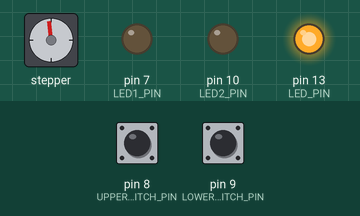
Bench run of a sketch on a simulated Arduino Uno, built with avr-gcc and run on an emulated ATmega328P. On the bench: stepper motor, output pins drawn as LEDs (lit = HIGH). Wiring (inferred from the names in the program): stepper motor driver (4800 steps per turn assumed): step pin 2; direction pin 3; enable pin 6. Dashed ring = blinking. Inputs (shaded band) come from the test bench; at power-on: pin 8 (UPPER_LIMIT_SWITCH_PIN) LOW, pin 9 (LOWER_LIMIT_SWITCH_PIN) LOW. Pins used as bus, display or sensor lines are not drawn.

Above: at 1.2 s.
1.3 s: pin 8 (UPPER_LIMIT_SWITCH_PIN) pulled HIGH for 0.15 s
At 2.1 s:
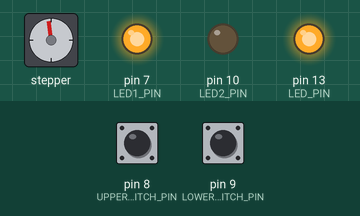
4.3 s: pin 9 (LOWER_LIMIT_SWITCH_PIN) pulled HIGH for 0.15 s
At 5.1 s:
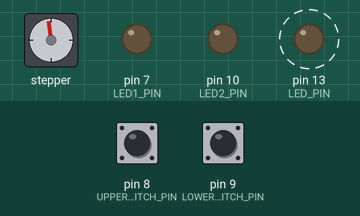
7.3 s: pin 8 (UPPER_LIMIT_SWITCH_PIN) pulled HIGH for 1 s
At 8.1 s:
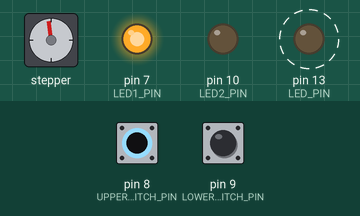
10.3 s: pin 8 (UPPER_LIMIT_SWITCH_PIN) pulled HIGH for 3.2 s
At 13.9 s:
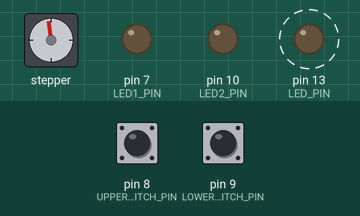
15.0 s: pin 9 (LOWER_LIMIT_SWITCH_PIN) pulled HIGH for 3.2 s
At 16.1 s:
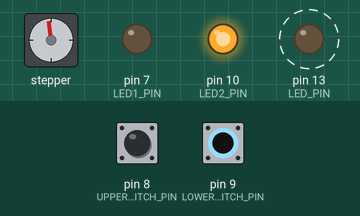
19.7 s: pin 8 (UPPER_LIMIT_SWITCH_PIN) driven HIGH and pin 9 (LOWER_LIMIT_SWITCH_PIN) driven HIGH
At 21.1 s:
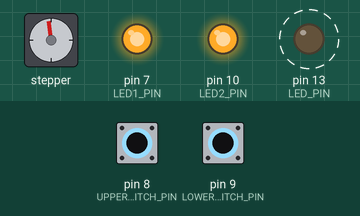
Timing chart, 0 to 23.7 s (numbered marks = the images above; inputs shaded):
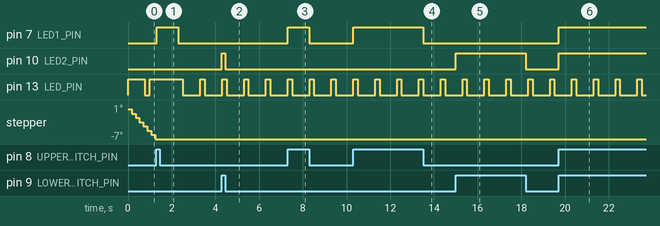

The sketch:

tilting_LIDAR_stand.ino
```cpp
/*!
 * This is the Arduino program for the tilting scanning LIDAR system.
 *
 * When powered up, it first re-calibrates its starting position by
 * tilting the LIDAR sensor forward/down until the upper limit switch is
 * disabled. It then slowly tilts the stand backwards/up until the upper
 * limit switch is hit. At this point, the tilting stand is at the 0
 * degree position.
 *
 * Once calibrated, the program monitors incoming commands from the serial
 * port. There are two possible commands: (1) init and (2) step. The init
 * command tells this program to re-run the initial calibration routine.
 * The step command tells this program to make the stepper motor take a step.
 * The direction of the step is decided by this program. During this phase,
 * this program sends the current angle of the LIDAR platform over the serial
 * port.
 */

/*===========================================================================*/
enum State
{
  RECALIBRATE, // re-calibrates the position of the tilt sensor using the upper limit switch
  ACTIVE       // normal operation
};

enum RecalibrateState
{
  INIT,
  TILT_FORWARD,
  TILT_BACKWARD
};

State state = RECALIBRATE; // The current state of this program
RecalibrateState recalibrateState = INIT;  // The current state of the recalibration procedure

const int SETUP_DELAY_MS = 1000; // The amount of time to delay after setup.

// Pin definitions for communicating with the stepper motor controller
const int STEP_PIN = 2;
const int DIRECTION_PIN = 3;
const int MS1_PIN = 5;
const int MS2_PIN = 4;
const int EN_PIN = 6;

// Variables for blinking a status LED
const int LED_PIN = 13;
int statusLEDState = LOW;
int currLEDState = LOW;
const long LED_BLINK_PERIOD = 1000;
const long LED_BLINK_INTERVAL_RECALIBRATE = 750;  // blink interval in milliseconds during RECALIBRATE state
const long LED_BLINK_INTERVAL_ACTIVE = 200;       // blink interval in milliseconds during ACTIVE state
unsigned long prevBlinkTime = 0; // The time during the previous blink time

// Variables for the two LEDs
const int LED1_PIN = 7;
const int LED2_PIN = 10;

// Variables for the limit switches
const int UPPER_LIMIT_SWITCH_PIN = 8;
const int LOWER_LIMIT_SWITCH_PIN = 9;
int upperLimitSwitchState = LOW;
int lowerLimitSwitchState = LOW;

// The amount of time to delay after taking a step
const int STEP_DELAY_US = 128000;
//const int STEP_DELAY_US = 250;

const int RECALIBRATE_STEP_DELAY_US = 128000;
const int RECALIBREATE_TILT_PAUSE_TIME = 1000;

// The stepper motor provides 400 steps per revolution and there is a 3X
// reduction from the motor to the stand (20 tooth pulley on motor and
// 60-tooth pulley on the stand). Thus, there are 400 * 3 = 1200 steps per revolution of the stand.
// Since we are taking 1/8th steps, there are 1200 * 8 = 9600 steps per revolution.
const int STEPS_PER_REV = 4800; // 4,800 steps per revolution with 1/8th steps ?? Could this be 1/4 step?

// Input parameters to method stepMotor(...)
const bool FORWARD = true;
const bool BACKWARD = false;

// Define the communication protocol with the control PC.
// The protocol consists of two bytes, a start byte followed by a command byte.
const int COMMAND_START_BYTE = 0x55;  // the start byte of an incoming message
const int COMMAND_NONE = 0;
const int COMMAND_STEP = 1;
const int COMMAND_RECALIBRATE = 2;

int cmd = COMMAND_NONE; // The command from the Control PC.

const int MAX_STEP_POSITION = 1200; // The forward-most step position

int  stepPosition  = 0;       // Where the stepper motor is right now
bool stepDirection = FORWARD; // The step direction

// double angle = 0; // angle of the LIDAR sensor

const byte ANGLE_MSG_START_BYTE = 0x66; // the start byte of an angle message
byte angleMsg[6];  // byte order: [start byte] [4 byte int - stepPosition] [checksum byte], checksum is xor of all previous bytes

/*===========================================================================*/

/*!
 *  Called once at power on. It initializes the serial port and the I/O
 *  pins.
 */
void setup()
{
    Serial.begin(9600);

    // Setup connection to stepper motor driver
    pinMode(DIRECTION_PIN, OUTPUT);
    pinMode(STEP_PIN, OUTPUT);
    pinMode(MS1_PIN, OUTPUT);
    pinMode(MS2_PIN, OUTPUT);
    pinMode(EN_PIN, OUTPUT);

    digitalWrite(STEP_PIN, LOW);
    digitalWrite(DIRECTION_PIN, LOW);
    digitalWrite(EN_PIN, LOW);

    // Place the stepper motor driver into 1/8th steps
    digitalWrite(DIRECTION_PIN, HIGH);
    digitalWrite(MS1_PIN, HIGH);
    digitalWrite(MS2_PIN, HIGH);

    // Setup status LED
    pinMode(LED_PIN, OUTPUT);
    digitalWrite(LED_PIN, LOW);

    // Setup the diagnostic LEDs
    pinMode(LED1_PIN, OUTPUT);
    pinMode(LED2_PIN, OUTPUT);
    digitalWrite(LED1_PIN, LOW);
    digitalWrite(LED2_PIN, LOW);

    // Setup the limit switch pins
    pinMode(UPPER_LIMIT_SWITCH_PIN, INPUT);
    pinMode(LOWER_LIMIT_SWITCH_PIN, INPUT);

    //delay(SETUP_DELAY_MS);  // Is this necessary?

    angleMsg[0] = ANGLE_MSG_START_BYTE;
    recalibrateState = INIT;
}

/*!
 *  Periodically called.
 */
void loop()
{
    blinkStatusLED();

    checkLimitSwitches();

    if (state == RECALIBRATE)
        doRecalibrate();
    else
        doActiveTask();
}

/*!
 *  Blinks the status LED. The LED's blink pattern is based on the current state.
 *
 *  @param state The current state
 */
void blinkStatusLED()
{
    unsigned long currBlinkTime = millis();

    // Check if it's time to start a new blink interval. If it is, record the begin time of
    // this new interval.
    if (currBlinkTime - prevBlinkTime >= LED_BLINK_PERIOD)
        prevBlinkTime = currBlinkTime;

    // Determine the blink period based on the current state
    unsigned long blinkPeriod = LED_BLINK_INTERVAL_RECALIBRATE;
    if (state == ACTIVE)
        blinkPeriod = LED_BLINK_INTERVAL_ACTIVE;

    // Determine whether the status LED should be on or off
    statusLEDState = LOW;
    if (currBlinkTime - prevBlinkTime <= blinkPeriod)
        statusLEDState = HIGH;

    // Update the LED's state if necessary.
    if (currLEDState != statusLEDState)
    {
        digitalWrite(LED_PIN, statusLEDState);
        currLEDState = statusLEDState;
    }
}

/*!
 *  Read the current state of the lower and upper limit switches.
 */
void checkLimitSwitches()
{
    upperLimitSwitchState = digitalRead(UPPER_LIMIT_SWITCH_PIN);
    lowerLimitSwitchState = digitalRead(LOWER_LIMIT_SWITCH_PIN);

    // For debugging purposes...
    digitalWrite(LED1_PIN, upperLimitSwitchState);
    digitalWrite(LED2_PIN, lowerLimitSwitchState);
}

/*!
 *  Tilts the sensor forward until the upper limit switch is no longer pressed.
 *  Then slowly tilts the sensor up until the upper limit switch is pressed.
 *  Saves this state as the zero angle and changes the program state to be ACTIVE.
 */
void doRecalibrate()
{
    // During state INIT, determine the tilt direction based on whether the
    // upper limit switch is pressed. If pressed tilt forward, otherwise
    // tilt backward.
    if (recalibrateState == INIT)
    {
        if (upperLimitSwitchState == HIGH)
            recalibrateState = TILT_FORWARD;
        else
            recalibrateState = TILT_BACKWARD;
    }

    // Tilt forward until the upper limit switch is no longer pressed.
    // Once the upper limit switch is not pressed, switch to the tilt backward state.
    else if (recalibrateState == TILT_FORWARD)
    {
        if (upperLimitSwitchState == HIGH)
        {
            stepMotor(FORWARD);
            delayMicroseconds(RECALIBRATE_STEP_DELAY_US);
        }
        else
        {
            recalibrateState = TILT_BACKWARD;
            delay(RECALIBREATE_TILT_PAUSE_TIME);
        }
    }

    else if (recalibrateState == TILT_BACKWARD)
    {
        if (upperLimitSwitchState == HIGH)
        {
            recalibrateState = INIT;                 // reset recalibrate procedure to init state
            stepPosition = 0;                        // reset step position to be at zero
            stepDirection = FORWARD;                 // reset step direction to be forward
            state = ACTIVE;                          // go into ACTIVE state
            delay(RECALIBREATE_TILT_PAUSE_TIME);
        }
        else
        {
            stepMotor(BACKWARD);
            delayMicroseconds(RECALIBRATE_STEP_DELAY_US);
        }
    }
}

void doActiveTask()
{
    readCommand();

    if (cmd == COMMAND_RECALIBRATE)
        state = RECALIBRATE;
    else if (cmd == COMMAND_STEP)
    {
        takeStep();
        sendAngle();
    }
}

/*!
 *  Makes the motor take a step. The direction is specified as an input parameter.
 *
 *  @param goForward Whether to step forward.
 */
void stepMotor(bool goForward)
{
    // Set the direction pin
    if (goForward)
        digitalWrite(DIRECTION_PIN, HIGH);
    else
        digitalWrite(DIRECTION_PIN, LOW);

    // Transition the step pin from low to high. This causes the
    // motor driver to take a step.
    digitalWrite(STEP_PIN, HIGH); // Generates the "Rising Edge" that tells the easydriver when to step.
    digitalWrite(STEP_PIN, LOW);  // This LOW to HIGH change is what creates the
}

/*!
 *  Reads a command from the serial port. Sets global variable "cmd" to be the command.
 */
void readCommand()
{
    if (Serial.available() >= 2)
    {
        if (Serial.read() == COMMAND_START_BYTE)
        {
            cmd = Serial.read();

            // If the command is invalid, set the command to be NONE
            if (cmd != COMMAND_STEP && cmd != COMMAND_RECALIBRATE)
                cmd = COMMAND_NONE;
        }
        else
            cmd = COMMAND_NONE;
    } else
        cmd = COMMAND_NONE;
}


void takeStep()
{
    if (stepDirection == FORWARD)
    {
        if (stepPosition < MAX_STEP_POSITION)
        {
            stepMotor(FORWARD);
            delayMicroseconds(STEP_DELAY_US);

            if (++stepPosition == MAX_STEP_POSITION)
              stepDirection = BACKWARD;
        }
        else
            stepDirection = BACKWARD;
    }
    else
    {
        if (stepPosition > 0)
        {
            stepMotor(BACKWARD);
            delayMicroseconds(STEP_DELAY_US);

            if (--stepPosition == 0)
                stepDirection = FORWARD;
        }
        else
            stepDirection = FORWARD;
    }
}

void sendAngle()
{
//    angle = ((double) stepPosition / (double) STEPS_PER_REV) * 360;

    angleMsg[1] = (byte)((stepPosition >> 24) & 0xFF);
    angleMsg[2] = (byte)((stepPosition >> 16) & 0xFF);
    angleMsg[3] = (byte)((stepPosition >> 8) & 0xFF);
    angleMsg[4] = (byte)(stepPosition & 0xFF);

    angleMsg[5] = angleMsg[0] ^ angleMsg[1] ^ angleMsg[2] ^ angleMsg[3] ^ angleMsg[4];

    Serial.write(angleMsg, sizeof(angleMsg));
    Serial.flush();
}
```

Measured:
- after the input at 1.3 s, pin 7 (LED1_PIN): LOW → HIGH at once, → LOW 1.0 s later; stepper: stops changing and stays -7°
- after the input at 4.3 s, pin 10 (LED2_PIN): LOW → HIGH at once, → LOW 0.15 s later
- after the input at 7.3 s, pin 7 (LED1_PIN): LOW → HIGH at once, → LOW 1.0 s later
- after the input at 10.3 s, pin 7 (LED1_PIN): LOW → HIGH at once, → LOW 3.2 s later
- after the input at 15.0 s, pin 10 (LED2_PIN): LOW → HIGH at once, → LOW 3.2 s later
- after the input at 19.7 s, pin 7 (LED1_PIN), pin 10 (LED2_PIN): LOW → HIGH at once
- by itself, pin 13 (LED_PIN): alternates HIGH for 0.20 s and LOW for 0.80 s
- by itself, stepper: keeps turning counter-clockwise at about 7°/s
